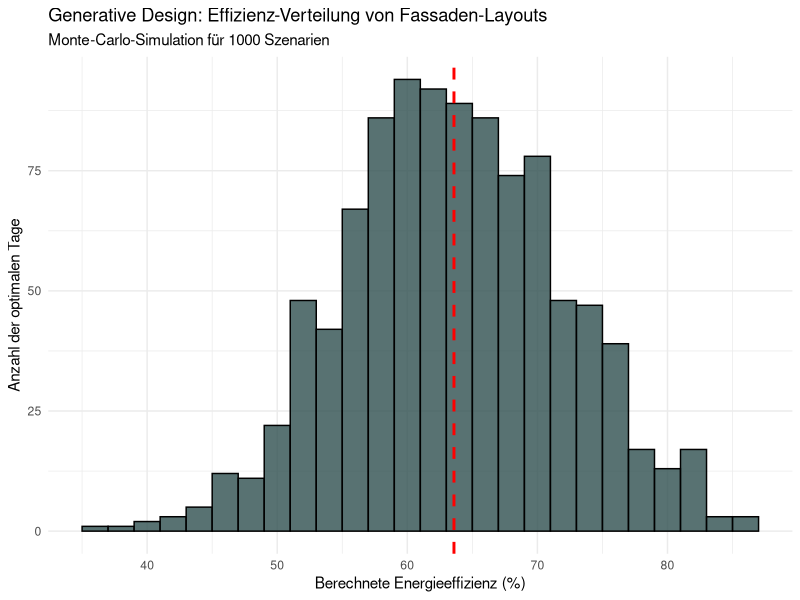

This figure's R source: (Note: this script raises an error after producing the figure.)
# ==============================================================================
# GENERATIVE DESIGN: PARAMETRISCHE FASSADEN-OPTIMIERUNG (MONTE CARLO)
# ==============================================================================
library(tidyverse)

# --- 1. SETUP DER PARAMETER ---
B <- 1000  # Anzahl der simulierten Tage (Szenarien)
N <- 25    # Anzahl der steuerbaren Fassadenlamellen an der Gebäudefront

set.seed(42) # Macht die Simulation reproduzierbar (wichtig für Rhino!)

# --- 2. DIE MONTE-CARLO-SIMULATION ---
# Wir simulieren 1000 verschiedene Wetter- und Winkel-Kombinationen
simulierte_effizienz <- replicate(B, {
  
  # Der Algorithmus testet zufällige Winkel für unsere 25 Lamellen (0 bis 90 Grad)
  lamellen_winkel <- runif(N, min = 0, max = 90)
  
  # Energieeffizienz (Sonnenschutz vs. Tageslicht)
  # ist mathematisch optimal bei einem mittleren Winkel (~45 Grad).
  # "Zufall" für wechselhaftes Wetter --> (rnorm).
  effizienz <- mean(sin(lamellen_winkel * pi / 180)) * 100 + rnorm(1, mean = 0, sd = 5)
  
  return(effizienz)
})

# --- 3. EVALUATION DER PERFORMENS ---
design_daten <- data.frame(Effizienz = simulierte_effizienz)

# Histogramm der simulierten Entwürfe
ggplot(design_daten, aes(x = Effizienz)) +
  geom_histogram(binwidth = 2, color = "black", fill = "darkslategrey", alpha = 0.8) +
  geom_vline(aes(xintercept = mean(Effizienz)), color = "red", linetype = "dashed", size = 1) +
  labs(title = "Generative Design: Effizienz-Verteilung von Fassaden-Layouts",
       subtitle = "Monte-Carlo-Simulation für 1000 Szenarien",
       x = "Berechnete Energieeffizienz (%)",
       y = "Anzahl der optimalen Tage") +
  theme_minimal()

# --- 4. STATISTISCHE KENNZAHLEN FÜR DIE WEITERGABE AN RHINO ---
# Der Erwartungswert zeigt uns die durchschnittliche Performance des Entwurfs
cat("Durchschnittliche Effizienz:", mean(simulierte_effizienz), "%\n")

# Der Standardfehler (sd) zeigt das Risiko: Schwankt die Performance zu stark?
cat("Standardfehler (Risiko):", sd(simulierte_effizienz), "\n")

# --- 5. EXPORT FÜR GRASSHOPPER ---
write_csv(design_daten, "07-linear-regression/rhino_facade_data.csv")
